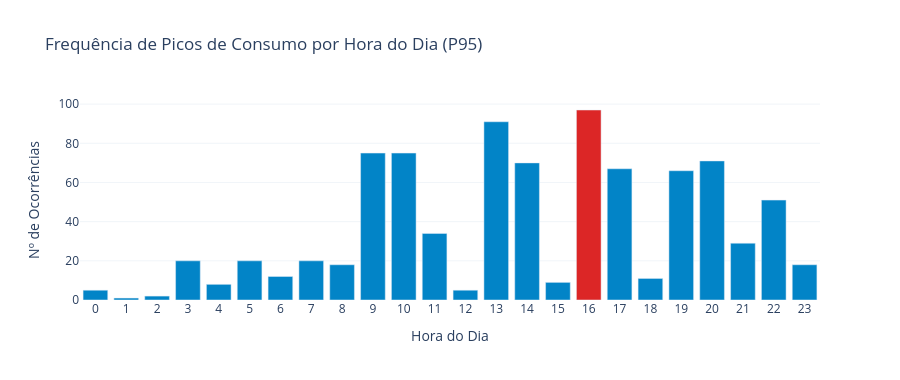
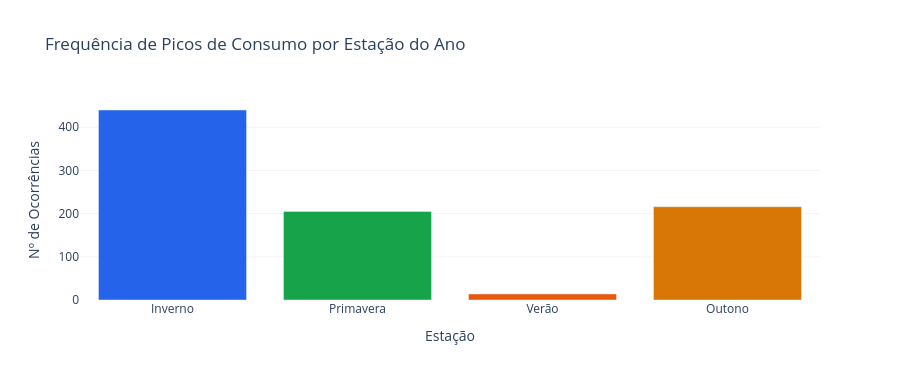

These figures' notebook cell, in order:
### Markdown cell above
## 5. Análise de Picos de Consumo
Identificam-se os momentos de maior exigência sobre a rede, definindo pico
como qualquer registo que supere o **percentil 95** do consumo horário.
Esta análise é determinante para avaliar a capacidade de uma comunidade
de energia em reduzir a pressão sobre a rede nos períodos críticos.

### Code cell
# Definir limiar de pico (percentil 95)
limiar_pico = df["energia_ativa_kwh"].quantile(0.95)
df["e_pico"] = df["energia_ativa_kwh"] > limiar_pico

print(f"Limiar de pico (P95): {limiar_pico:.2f} kWh")
print(f"Horas em pico: {df['e_pico'].sum():,} ({df['e_pico'].mean()*100:.1f}% do total)")

# --- Gráfico 1: Distribuição dos picos por hora do dia ---
picos_por_hora = df[df["e_pico"]].groupby("hora").size()

fig_picos_hora = go.Figure(go.Bar(
    x=picos_por_hora.index, y=picos_por_hora.values,
    marker_color=["#DC2626" if v == picos_por_hora.max() else "#0284C7" for v in picos_por_hora.values],
    name="Picos"
))
fig_picos_hora.update_layout(
    title="Frequência de Picos de Consumo por Hora do Dia (P95)",
    xaxis_title="Hora do Dia", yaxis_title="Nº de Ocorrências",
    xaxis=dict(tickmode="linear", tick0=0, dtick=1, showgrid=False),
    yaxis=dict(showgrid=True, gridcolor="#F1F5F9"),
    plot_bgcolor="white", paper_bgcolor="white", height=380
)
fig_picos_hora.show()

# --- Gráfico 2: Picos por estação do ano ---
picos_estacao = df[df["e_pico"]].groupby("estacao").size().reindex(ordem_estacoes)

fig_picos_est = go.Figure(go.Bar(
    x=picos_estacao.index, y=picos_estacao.values,
    marker_color=[cores_estacoes[e] for e in picos_estacao.index]
))
fig_picos_est.update_layout(
    title="Frequência de Picos de Consumo por Estação do Ano",
    xaxis_title="Estação", yaxis_title="Nº de Ocorrências",
    yaxis=dict(showgrid=True, gridcolor="#F1F5F9"),
    plot_bgcolor="white", paper_bgcolor="white", height=380
)
fig_picos_est.show()

# --- Gráfico 3: Top 10 horas de maior consumo absoluto ---
top10 = df.nlargest(10, "energia_ativa_kwh")[["data_hora", "energia_ativa_kwh", "estacao", "hora"]]
print("Top 10 registos de consumo máximo:")
print(top10.to_string(index=False))

### Figure 1 — Plotly figure (JSON) as saved in the notebook; plotly's stock layout.template omitted (floating-point values rounded to 4 significant figures)
{"data": [{"marker": {"color": ["#0284C7", "#0284C7", "#0284C7", "#0284C7", "#0284C7", "#0284C7", "#0284C7", "#0284C7", "#0284C7", "#0284C7", "#0284C7", "#0284C7", "#0284C7", "#0284C7", "#0284C7", "#0284C7", "#DC2626", "#0284C7", "#0284C7", "#0284C7", "#0284C7", "#0284C7", "#0284C7", "#0284C7"]}, "name": "Picos", "type": "bar", "x": [0, 1, 2, 3, 4, 5, 6, 7, 8, 9, 10, 11, 12, 13, 14, 15, 16, 17, 18, 19, 20, 21, 22, 23], "y": [5, 1, 2, 20, 8, 20, 12, 20, 18, 75, 75, 34, 5, 91, 70, 9, 97, 67, 11, 66, 71, 29, 51, 18]}], "layout": {"height": 380, "paper_bgcolor": "white", "plot_bgcolor": "white", "title": {"text": "Frequência de Picos de Consumo por Hora do Dia (P95)"}, "xaxis": {"dtick": 1, "showgrid": false, "tick0": 0, "tickmode": "linear", "title": {"text": "Hora do Dia"}}, "yaxis": {"gridcolor": "#F1F5F9", "showgrid": true, "title": {"text": "Nº de Ocorrências"}}}}

### Figure 2 — Plotly figure (JSON) as saved in the notebook; plotly's stock layout.template omitted (floating-point values rounded to 4 significant figures)
{"data": [{"marker": {"color": ["#2563EB", "#16A34A", "#EA580C", "#D97706"]}, "type": "bar", "x": ["Inverno", "Primavera", "Verão", "Outono"], "y": [440, 205, 14, 216]}], "layout": {"height": 380, "paper_bgcolor": "white", "plot_bgcolor": "white", "title": {"text": "Frequência de Picos de Consumo por Estação do Ano"}, "xaxis": {"title": {"text": "Estação"}}, "yaxis": {"gridcolor": "#F1F5F9", "showgrid": true, "title": {"text": "Nº de Ocorrências"}}}}
